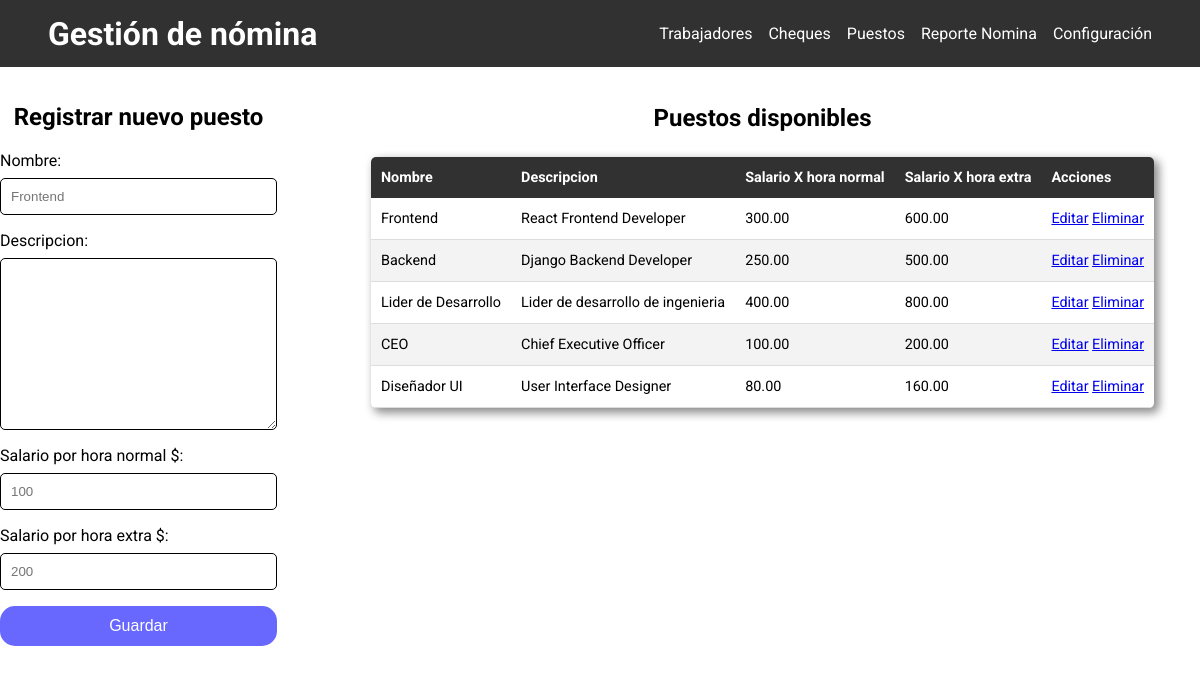
The page /puesto-index.php on the database its author committed.
### tables this page shows
CREATE TABLE IF NOT EXISTS `puesto` (
  `idPuesto` TINYINT(3) NOT NULL AUTO_INCREMENT,
  `nombre` VARCHAR(45) NOT NULL,
  `descripcion` VARCHAR(255) NOT NULL,
  `salario_hora_base` DECIMAL(20,2) UNSIGNED NOT NULL,
  `salario_hora_extra` DECIMAL(20,2) UNSIGNED NOT NULL,
  PRIMARY KEY (`idPuesto`));

### includes/helpers.php (called while the page is built, shortened)
<?php
function get_puestos($db)
{
    $query = "SELECT * FROM puesto";
    $result = mysqli_query($db, $query);
    return $result;
}

### puesto-index.php (the view)
<?php include './includes/header.php' ?>
<div class="container-fluid">
  <div class="form-container">
    <h2>Registrar nuevo puesto</h2>
    <form action="save-puesto.php" method="post" class="form">
      <label for="nombre" class="form-label">
        <span>Nombre:</span>
        <input type="text" name="nombre" id="nombre" placeholder="Frontend" required>
      </label>
      <label for="desc" class="form-label">
        <span>Descripcion:</span>
        <textarea name="desc" id="desc" cols="30" rows="10" required></textarea>
      </label>
      <label for="base" class="form-label">
        <span>Salario por hora normal $:</span>
        <input type="number" name="base" id="salario" min="1" placeholder="100" required>
      </label>
      <label for="extra" class="form-label">
        <span>Salario por hora extra $:</span>
        <input type="number" name="extra" id="salario" min="1" placeholder="200" required>
      </label>
      <button type="submit" class="btn is-primary" name="save-puesto">Guardar</button>
    </form>
  </div>
  <div class="table-container">
    <h2 class="center">Puestos disponibles</h2>
    <table class="table">
      <thead>
        <tr>
          <th>Nombre</th>
          <th>Descripcion</th>
          <th>Salario X hora normal</th>
          <th>Salario X hora extra</th>
          <th>Acciones</th>
        </tr>
      </thead>
      <tbody>
        <?php
        $puestos = get_puestos($db);
        while ($row = mysqli_fetch_array($puestos)) :
        ?>
          <tr>
            <td><?= $row['nombre'] ?></td>
            <td><?= $row['descripcion'] ?></td>
            <td><?= $row['salario_hora_base'] ?></td>
            <td><?= $row['salario_hora_extra'] ?></td>
            <td>
              <a href="edit-puesto.php?id=<?= $row['idPuesto'] ?>">Editar</a>
              <a href="delete-puesto.php?id=<?= $row['idPuesto'] ?>" class="delete">Eliminar</a>
            </td>
          </tr>
        <?php endwhile ?>
      </tbody>
    </table>
  </div>
</div>
<?php include './includes/footer.php' ?>

### static/css/styles.css (style rules this page uses)
:root { --gray20: rgb(49, 49, 49); --gray10: #000; --green: #02b875; }
body { font-family: "Roboto", sans-serif; margin: 0; }
.btn { border-radius: 15px; border: none; color: white; font-size: 1rem; padding: 0.7rem; text-align: center; text-decoration: none; }
.btn.is-primary { background-color: rgb(104, 104, 255); }
.container-fluid { display: flex; justify-content: flex-start; gap: 1rem; }
.form-container { margin-right: 2rem; margin-bottom: 3rem; }
.form { display: flex; flex-direction: column; gap: 1rem; }
.form label { display: flex; flex-direction: column; gap: 0.5rem; }
.form input, .form select, .form textarea { border: 1px solid black; border-radius: 5px; padding: 10px; }
.form-container h2 { text-align: center; }
.table-container { margin: 1px auto; }
.table-container h2 { text-align: center; }
.table { border-collapse: collapse; margin: 25px auto; font-size: 0.9em; min-width: 400px; border-radius: 5px; overflow: hidden; box-shadow: 4px 4px 10px 1px rgba(0, 0, 0, 0.45); }
.table thead tr { background-color: var(--gray20); color: #ffffff; text-align: left; font-weight: bold; }
.table th, .table td { padding: 12px 10px; }
.table tbody tr { border-bottom: 1px solid #dddddd; }
.table tbody tr:nth-of-type(even) { background-color: #f3f3f3; }

### rows shown on the page
puesto: nombre "Frontend", descripcion "React Frontend Developer", salario_hora_base "300.00", salario_hora_extra "600.00"
puesto: nombre "Backend", descripcion "Django Backend Developer", salario_hora_base "250.00", salario_hora_extra "500.00"
puesto: nombre "Lider de Desarrollo", descripcion "Lider de desarrollo de ingenieria", salario_hora_base "400.00", salario_hora_extra "800.00"
puesto: nombre "CEO", descripcion "Chief Executive Officer", salario_hora_base "100.00", salario_hora_extra "200.00"
puesto: nombre "Diseñador UI", descripcion "User Interface Designer", salario_hora_base "80.00", salario_hora_extra "160.00"
